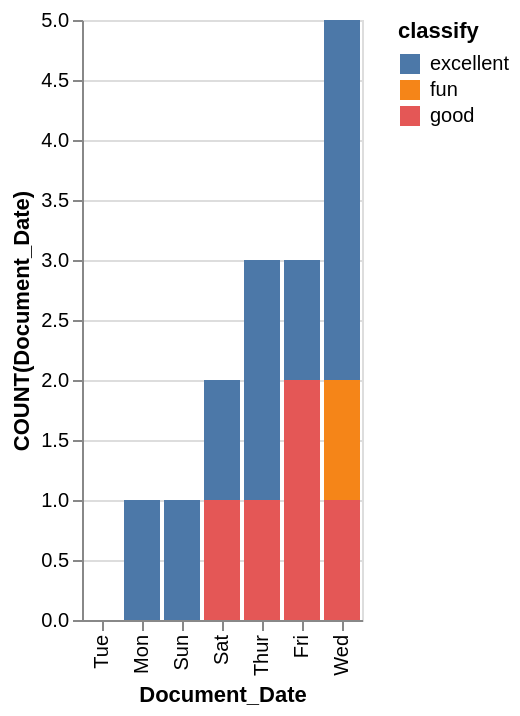

Write the Vega-Lite specification saved for this chart.
### Vega-Lite specification from a JSON file in a GitHub repository (floating-point values rounded to 4 significant figures)
{"data": {"values": [{"x_data": "Tue", "y_data": 0, "classify": "excellent"}, {"x_data": "Mon", "y_data": 1, "classify": "excellent"}, {"x_data": "Sun", "y_data": 1, "classify": "excellent"}, {"x_data": "Sat", "y_data": 1, "classify": "excellent"}, {"x_data": "Thur", "y_data": 2, "classify": "excellent"}, {"x_data": "Fri", "y_data": 1, "classify": "excellent"}, {"x_data": "Wed", "y_data": 3, "classify": "excellent"}, {"x_data": "Tue", "y_data": 0, "classify": "fun"}, {"x_data": "Mon", "y_data": 0, "classify": "fun"}, {"x_data": "Sun", "y_data": 0, "classify": "fun"}, {"x_data": "Sat", "y_data": 0, "classify": "fun"}, {"x_data": "Thur", "y_data": 0, "classify": "fun"}, {"x_data": "Fri", "y_data": 0, "classify": "fun"}, {"x_data": "Wed", "y_data": 1, "classify": "fun"}, {"x_data": "Tue", "y_data": 0, "classify": "good"}, {"x_data": "Mon", "y_data": 0, "classify": "good"}, {"x_data": "Sun", "y_data": 0, "classify": "good"}, {"x_data": "Sat", "y_data": 1, "classify": "good"}, {"x_data": "Thur", "y_data": 1, "classify": "good"}, {"x_data": "Fri", "y_data": 2, "classify": "good"}, {"x_data": "Wed", "y_data": 1, "classify": "good"}]}, "mark": "bar", "encoding": {"x": {"field": "x_data", "type": "nominal", "title": "Document_Date", "sort": {"op": "sum", "field": "y_data", "order": "ascending"}}, "y": {"field": "y_data", "type": "quantitative", "title": "COUNT(Document_Date)"}, "color": {"field": "classify"}}}
